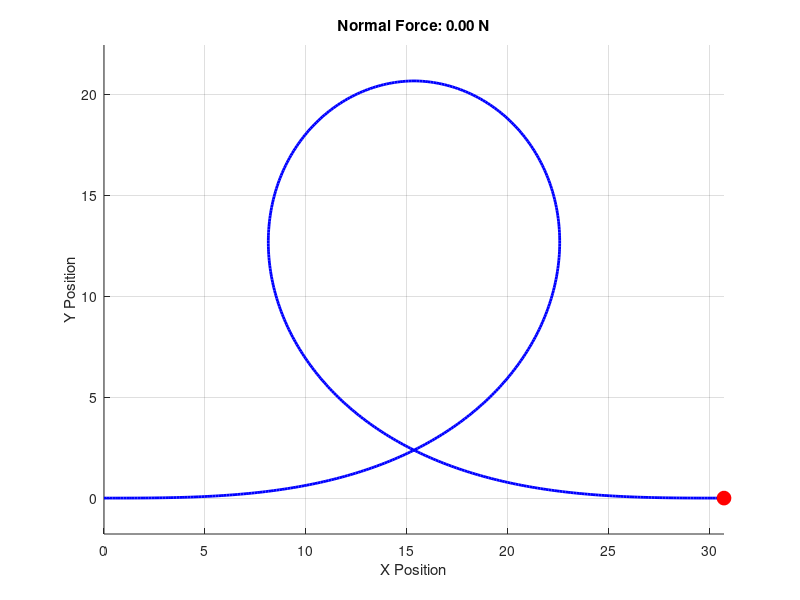

This chart was generated by the following MATLAB code:
clc;
clear;
close all;

% Parameters
c = 0.00375; % Constant of proportionality
s_max = 41.3; % Maximum parameter limit to allow full clothoid loop
t_values = linspace(0, s_max, 300); % Parameter range
g = 9.81; % Gravitational acceleration (m/s^2)
m = 50; % Mass of the rollercoaster (kg)
ho = 50; % Initial height of the drop (m)

% Define clothoid integral functions
X_clothoid = @(s) arrayfun(@(u) integral(@(z) cos((c * z.^2) / 2), 0, u, 'ArrayValued', true), s);
Y_clothoid = @(s) arrayfun(@(u) integral(@(z) sin((c * z.^2) / 2), 0, u, 'ArrayValued', true), s);

% Compute clothoid coordinates
x_values = X_clothoid(t_values);
y_values = Y_clothoid(t_values);

% Find the highest point (where y reaches max)
[~, idx_max] = max(y_values);

% Trim the loop to stop at its highest point
x_values = x_values(1:idx_max);
y_values = y_values(1:idx_max);

% Mirror the shape about x = 15.355
x_mirrored = 2 * 15.3557 - x_values;

% Combine original and mirrored tracks
x_track = [x_values, flip(x_mirrored)];
y_track = [y_values, flip(y_values)];

% Curvature calculation
k_values = c * t_values(1:idx_max);
k_mirrored = flip(k_values);
k_track = [k_values, k_mirrored];

% Velocity calculation
h_initial = ho; % Use the initial height
v = sqrt(2 * g * (h_initial - y_track));

% Normal force calculation
R = 1 ./ k_track; % Radius of curvature
N = m * (v.^2 ./ R - g); % Normal force at the top of the loop

% Clamp normal force to zero if negative
N(N < 0) = 0;

% --- Animation setup ---
figure;
hold on;
plot(x_track, y_track, 'b', 'LineWidth', 2); % Plot the track
roller_coaster = plot(x_track(1), y_track(1), 'ro', 'MarkerSize', 10, 'MarkerFaceColor', 'r'); % Roller coaster
title('Clothoid Roller Coaster Simulation');
xlabel('X Position');
ylabel('Y Position');
grid on;
axis equal;

% --- Calculate tangent and normal vectors ---
dx = gradient(x_track); % Derivative of x with respect to arc length (column vector)
dy = gradient(y_track); % Derivative of y with respect to arc length (column vector)
ds = sqrt(dx.^2 + dy.^2); % Arc length differential (column vector)

% Ensure dx, dy, and ds are column vectors
dx = dx(:);
dy = dy(:);
ds = ds(:);

% Tangent vector (column vectors)
et = [dx ./ ds, dy ./ ds, zeros(length(x_track), 1)];

% Z-axis unit vector
Ez = [0, 0, 1];

% Normal vector (perpendicular to tangent)
en = cross(repmat(Ez, length(x_track), 1), et, 2); % Cross product along rows (flipped order)

% Initialize quiver object
quiver_handle = quiver(x_track(1), y_track(1), en(1, 1) * N(1)/1000, en(1, 2) * N(1)/1000, 'r', 'LineWidth', 1.5, 'MaxHeadSize', 0.5);

% --- Animation loop ---
for i = 1:length(x_track)
    % Update roller coaster position
    set(roller_coaster, 'XData', x_track(i), 'YData', y_track(i));
    
    % Update quiver arrow (normal force direction)
    if N(i) > 0
        set(quiver_handle, 'XData', x_track(i), 'YData', y_track(i), ...
            'UData', en(i, 1) * N(i)/1000, 'VData', en(i, 2) * N(i)/1000);
    else
        % Hide quiver if normal force is zero
        set(quiver_handle, 'UData', 0, 'VData', 0);
    end
    
    % Update title with normal force value
    title(sprintf('Normal Force: %.2f N', N(i)));
    
    pause(0.02);
end